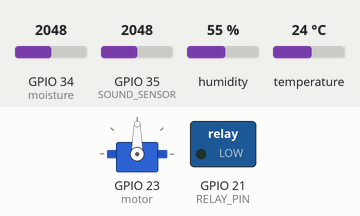
Simulated run of this sketch. Board: ESP32. On the bench: servo, switched loads named in the sketch (green lamp = pin HIGH). The inputs (shaded band) are chosen by the test bench; at power-on: temperature 24 °C, GPIO 34 (moisture) = 2048, GPIO 35 (SOUND_SENSOR) = 2048, humidity 55 %. WiFi joins after 1.5 s; servers stay silent unless stated; what the sketch prints to the serial monitor is not drawn.

Above: at 3.0 s.
3.1 s: temperature set to 27 °C
At 6.1 s:
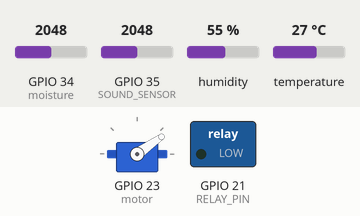
7.3 s: temperature set to 30 °C
At 9.6 s:
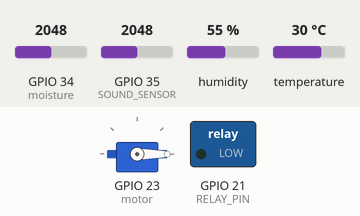
At 31.0 s:
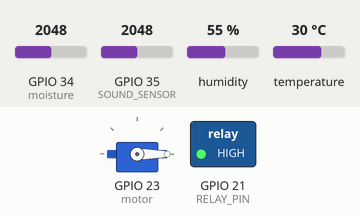
Timing chart, 0 to 33.3 s (numbered marks = the images above; inputs shaded):
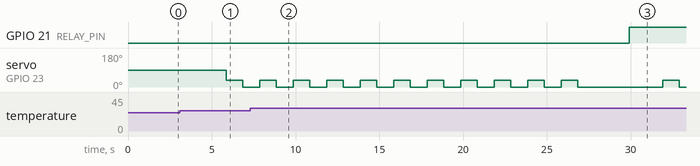

The sketch:

Smart_Baby_Cradle.ino
```cpp
#define BLYNK_TEMPLATE_ID "TMPL3jmQE7Wkh"
#define BLYNK_TEMPLATE_NAME "SmartCraddle"
#define BLYNK_AUTH_TOKEN "FhprJZVdQ_4BL5QXuLSDv24_IP1m6xux"

#define BLYNK_PRINT Serial
#include <WiFi.h>
#include <BlynkSimpleEsp32.h>
#include <DHT.h>
#include <ESP32Servo.h>

//wifi credentials
const char* ssid = "vivo Y33T";
const char* pass = "varshi11";
const char* auth ="FhprJZVdQ_4BL5QXuLSDv24_IP1m6xux";
#define SOUND_SENSOR 35 // Sound sensor pin
#define SERVO_PIN 23  // Servo motor pin
#define MOISTURE_SENSOR 34 // Moisture sensor pin
#define DHTPIN 5       // DHT sensor connected to GPIO 4
#define RELAY_PIN 21    // Relay control pin
#define DHTTYPE DHT11   // Change to DHT22 if using that model

DHT dht(5,DHT11);
Servo motor;
int moisture=34;

int soundThreshold = 100; // Adjust based on sensitivity
int moistureThreshold = 60; // Adjust based on baby pee detection

//BLYNK_WRITE(V5){
//int state=param.asInt();
//if(state==1)
//digitalWrite(Fan,1);
//else
//digitalWrite(Fan,0);
//}
BLYNK_WRITE(V0){
  int state=param.asInt();
  if(state==1)
    rockcradle();

}
void setup() {
  // put your setup code here, to run once:
Serial.begin(9600);
Blynk.begin(auth, ssid, pass);
dht.begin();
motor.attach(23);
pinMode(moisture,INPUT);
pinMode(RELAY_PIN, OUTPUT);
digitalWrite(RELAY_PIN, LOW);  // Ensure relay is OFF initially
}

void loop() {
// put your main code here, to run repeatedly:
//rockcradle();
checkmoisture();
checkenvironment();
fancontrol();
detectcry();
}

void rockcradle()
{
  for(int i=0;i<=10;i++)
  {
  motor.write(35);
  delay(1000);
  motor.write(0);
  delay(1000);
}
}

void detectcry()
{
    int soundLevel = analogRead(SOUND_SENSOR);
    Serial.println(soundLevel);
    if (soundLevel > soundThreshold) {
        rockcradle();
        Blynk.logEvent("Baby_cry","Baby is crying! Cradle rocking activated.");
}
}
void checkmoisture()
{
float m=analogRead(moisture);
m=4095-m;
float p=(m/4095)*100;
Serial.print(p);
Serial.println(" %wet");
Blynk.virtualWrite(V1,p);
if (p > moistureThreshold) {
  Blynk.logEvent("Dampness_alert","Diaper needs changing! Moisture detected.");
//delay(7000);

}
}
void checkenvironment()
{
  float h=dht.readHumidity();
  float t=dht.readTemperature();
  if(isnan(h)||isnan(t))
  {
    Serial.println("DHT error");
    return;
  }
  Serial.print("H: ");
  Serial.print(h);
  Serial.print(",T: ");
  Serial.println(t);
   if (!isnan(t) && !isnan(h)) {
        Blynk.virtualWrite(V3, t);
        Blynk.virtualWrite(V2, h);
  delay(2000);
}
}
void fancontrol()
{
  float t= dht.readTemperature();  // Read temperature in Celsius

  if (isnan(t)) {
    Serial.println("Failed to read from DHT sensor!");
    return;
    }

  //Serial.print("Temperature: ");
  Serial.print(t);
  //Serial.println(" °C");


  if (t > 28) {  // Change threshold as needed
    digitalWrite(RELAY_PIN, HIGH);
    //Blynk.virtualWrite(V1, on);*   // Turn OFF relay LED (Green LED OFF)
    //Serial.println("Relay OFF - Green LED OFF");
  } else {
   digitalWrite(RELAY_PIN, LOW);  // Turn ON relay LED (Green LED ON)
    //Serial.println("Relay ON - Green LED On");

  }

  delay(2000);  // Delay for stable readings
}
```

Measured:
- the behaviour switches between 28 and 29 °C on temperature (found by bisection; images 1 and 2)
- after the input at 7.3 s, GPIO 21 (RELAY_PIN): LOW → HIGH after 22.6 s
